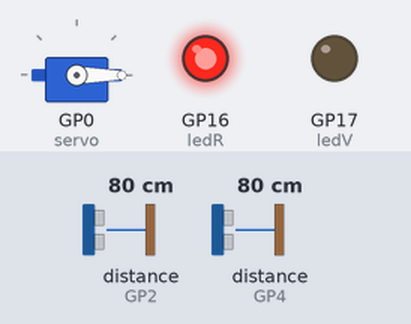
The program below on a simulated Raspberry Pi Pico running MicroPython. Shown: servo, output pins drawn as LEDs (lit = HIGH). The inputs (shaded band) are chosen by the test bench; at power-on: distance to the obstacle (sensors on GP2, GP4) 80 cm. The echo pulse lasts 58.3 µs per cm; servo angles are drawn from the pulse width (0.5 ms = 0°, 2.5 ms = 180°); pins used as bus, display or sensor lines are not drawn; what the program prints to the serial console is not drawn.

Above: at 0.1 s.
Timing chart, 0 to 1.6 s (numbered marks = the images above):
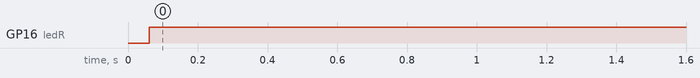

Measured:
- by itself, GP16 (ledR): LOW → HIGH at 0.06 s

The program:

main.py
```python
from machine import Pin, PWM
import utime

servo = PWM(Pin(0))
servo.freq(50)

trig = Pin(1, Pin.OUT)
echo = Pin(2, Pin.IN)

trig2 = Pin(3, Pin.OUT)
echo2 = Pin(4, Pin.IN)

ledV = Pin(17, Pin.OUT, value=0)
ledR = Pin(16, Pin.OUT, value=0)

def ultrason():
    toff = 0
    ton = 0

    trig.off()
    trig.on()
    utime.sleep_us(10)
    trig.off()

    while echo.value() == 0:
        toff = utime.ticks_us()

    while echo.value() == 1:
        ton = utime.ticks_us()

    t = (ton - toff) / 2
    distance = int(t * 0.034)
    return distance

def ultrason2():
    toff2 = 0
    ton2 = 0

    trig2.off()
    trig2.on()
    utime.sleep_us(10)
    trig2.off()

    while echo2.value() == 0:
        toff2 = utime.ticks_us()

    while echo2.value() == 1:
        ton2 = utime.ticks_us()

    t2 = (ton2 - toff2) / 2
    distance2 = int(t2 * 0.034)
    return distance2

angle = 0
d1 = 0
d2 = 0

def map(value, in_min, in_max, out_min, out_max):
    value = max(in_min, min(in_max, value))
    return (value - in_min) * (out_max - out_min) / (in_max - in_min) + out_min

def rotate(angle):
    servo.duty_u16(int(map(angle, 0, 180, 1500, 8000)))

rotate(0)

while 1:
    d1 = ultrason()
    d2 = ultrason2()

    print(d1, "     ", d2)
    utime.sleep_ms(50)

    if (d1 < 40 and (20 < d2 < 50)):
        ledV.on()
        ledR.off()
        rotate(90)
        utime.sleep(3)
        rotate(0)
    else:
        ledR.on()
        ledV.off()
        rotate(0)
```
